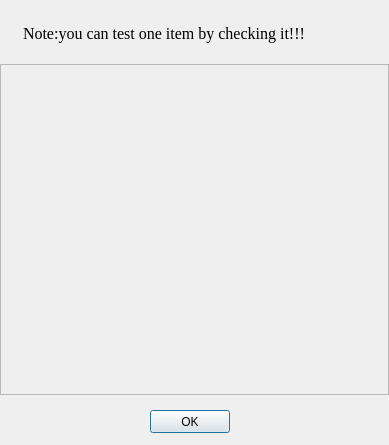
<?xml version="1.0" encoding="UTF-8"?>
<ui version="4.0">
 <class>TestItemsView</class>
 <widget class="QDialog" name="TestItemsView">
  <property name="geometry">
   <rect>
    <x>0</x>
    <y>0</y>
    <width>389</width>
    <height>445</height>
   </rect>
  </property>
  <property name="windowTitle">
   <string>Edit Test Item</string>
  </property>
  <widget class="QScrollArea" name="scrollArea">
   <property name="geometry">
    <rect>
     <x>0</x>
     <y>64</y>
     <width>389</width>
     <height>331</height>
    </rect>
   </property>
   <property name="widgetResizable">
    <bool>true</bool>
   </property>
   <widget class="QWidget" name="scrollAreaWidgetContents">
    <property name="geometry">
     <rect>
      <x>0</x>
      <y>0</y>
      <width>387</width>
      <height>329</height>
     </rect>
    </property>
   </widget>
  </widget>
  <widget class="QLabel" name="label">
   <property name="geometry">
    <rect>
     <x>23</x>
     <y>23</y>
     <width>331</width>
     <height>20</height>
    </rect>
   </property>
   <property name="font">
    <font>
     <family>Times New Roman</family>
     <pointsize>12</pointsize>
    </font>
   </property>
   <property name="text">
    <string>Note:you can test one item by checking it!!!</string>
   </property>
  </widget>
  <widget class="QPushButton" name="btn_OK">
   <property name="geometry">
    <rect>
     <x>150</x>
     <y>410</y>
     <width>80</width>
     <height>23</height>
    </rect>
   </property>
   <property name="text">
    <string>OK</string>
   </property>
  </widget>
 </widget>
 <resources/>
 <connections/>
</ui>
